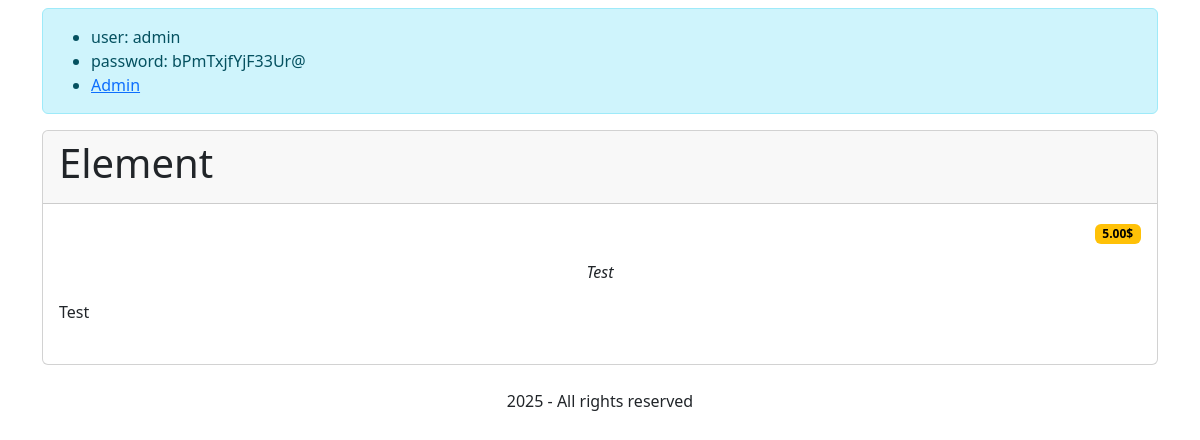
Page /store/element-1 on the earlier database version.
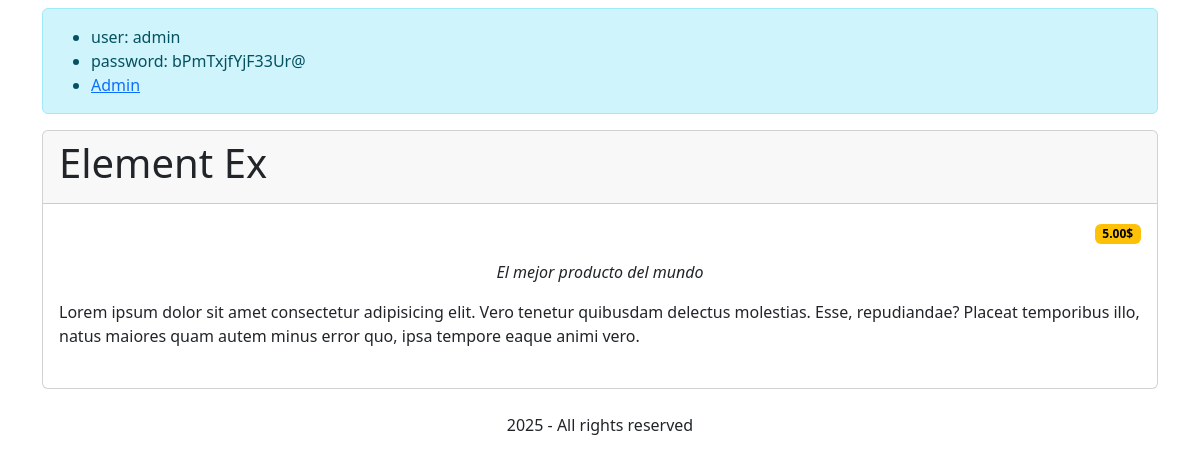
Same page on the later database version.
### elements/models.py (models this page shows, shortened)
class Element(models.Model):
    title = models.CharField(max_length=255)
    slug = models.CharField(max_length=255)
    description = models.TextField()
    content = models.TextField()
    price = models.DecimalField(max_digits=10, decimal_places=2, default=0.0) # 12345678.10
    category = models.ForeignKey(Category, on_delete=models.CASCADE)
    type = models.ForeignKey(Type, on_delete=models.CASCADE)
    created = models.DateTimeField(auto_now_add=True)
    updated = models.DateTimeField(auto_now=True)

### elements/views.py (the view)
# urls.py: path('<str:slug>', views.detail, name='detail'),
def detail(request, slug):
    element = Element.objects.get(slug=slug)
    return render(request,'elements/detail.html',
                  {'element': element, 'paypal_client_id':
                   settings.PAYPAL_CLIENT_ID})

### elements/templatetags/demo_tags.py (called while the page is built)
@register.simple_tag
def is_demo():
    return getattr(settings, 'DEMO', False)

### elements/templates/elements/detail.html (shortened to what this page needs)
{% extends "base.html" %}
{% block content %}
<div class="card">
    <div class="card-header">
        <h1>{{ element.title }}</h1>
    </div>
    <div class="card-body">
        <p class="text-end">
            <span class="badge text-bg-warning text-wrap">{{element.price}}$</span>
        </p>
        <p class="fw-lighter text-center fst-italic">
            {{element.description}}
        </p>
        <div>
            {{element.content}}
        </div>
    </div>
</div>
{% endblock %}

Differences in the rows shown:
changed Element: title "Element" → "Element Ex"; description "Test" → "El mejor producto del mundo"; content "Test" → "Lorem ipsum dolor sit amet consectetur adipisicing elit. Vero tenetur quibusdam delectus molestias. Esse, repudiandae? Placeat temporibus illo, natus maiores quam autem minus error quo, ipsa tempore eaque animi vero."
